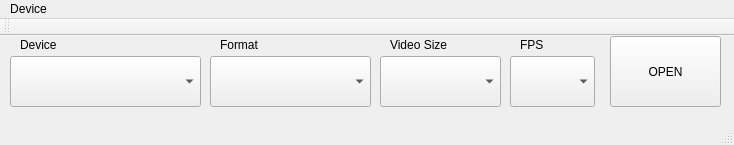
<?xml version="1.0" encoding="UTF-8"?>
<ui version="4.0">
 <class>MainWindow</class>
 <widget class="QMainWindow" name="MainWindow">
  <property name="geometry">
   <rect>
    <x>0</x>
    <y>0</y>
    <width>734</width>
    <height>145</height>
   </rect>
  </property>
  <property name="windowTitle">
   <string>V4L2 Test Bench</string>
  </property>
  <widget class="QWidget" name="centralWidget">
   <widget class="QComboBox" name="comboBox_device">
    <property name="geometry">
     <rect>
      <x>10</x>
      <y>20</y>
      <width>191</width>
      <height>51</height>
     </rect>
    </property>
   </widget>
   <widget class="QComboBox" name="comboBox_format">
    <property name="geometry">
     <rect>
      <x>210</x>
      <y>20</y>
      <width>161</width>
      <height>51</height>
     </rect>
    </property>
   </widget>
   <widget class="QComboBox" name="comboBox_size">
    <property name="geometry">
     <rect>
      <x>380</x>
      <y>20</y>
      <width>121</width>
      <height>51</height>
     </rect>
    </property>
   </widget>
   <widget class="QPushButton" name="pushButton_open">
    <property name="geometry">
     <rect>
      <x>610</x>
      <y>0</y>
      <width>111</width>
      <height>71</height>
     </rect>
    </property>
    <property name="text">
     <string>OPEN</string>
    </property>
   </widget>
   <widget class="QLabel" name="labelDevice">
    <property name="geometry">
     <rect>
      <x>20</x>
      <y>0</y>
      <width>67</width>
      <height>17</height>
     </rect>
    </property>
    <property name="text">
     <string>Device</string>
    </property>
   </widget>
   <widget class="QLabel" name="labelFormat">
    <property name="geometry">
     <rect>
      <x>220</x>
      <y>0</y>
      <width>67</width>
      <height>17</height>
     </rect>
    </property>
    <property name="text">
     <string>Format</string>
    </property>
   </widget>
   <widget class="QLabel" name="labelVideoSize">
    <property name="geometry">
     <rect>
      <x>390</x>
      <y>0</y>
      <width>71</width>
      <height>17</height>
     </rect>
    </property>
    <property name="text">
     <string>Video Size</string>
    </property>
   </widget>
   <widget class="QComboBox" name="comboBox_fps">
    <property name="geometry">
     <rect>
      <x>510</x>
      <y>20</y>
      <width>85</width>
      <height>51</height>
     </rect>
    </property>
   </widget>
   <widget class="QLabel" name="label_fps">
    <property name="geometry">
     <rect>
      <x>520</x>
      <y>0</y>
      <width>67</width>
      <height>17</height>
     </rect>
    </property>
    <property name="text">
     <string>FPS</string>
    </property>
   </widget>
  </widget>
  <widget class="QMenuBar" name="menuBar">
   <property name="geometry">
    <rect>
     <x>0</x>
     <y>0</y>
     <width>734</width>
     <height>25</height>
    </rect>
   </property>
   <widget class="QMenu" name="menuV4L2_Test_Bench">
    <property name="title">
     <string>Device</string>
    </property>
    <addaction name="actionFind_Devices"/>
   </widget>
   <addaction name="menuV4L2_Test_Bench"/>
  </widget>
  <widget class="QToolBar" name="mainToolBar">
   <attribute name="toolBarArea">
    <enum>TopToolBarArea</enum>
   </attribute>
   <attribute name="toolBarBreak">
    <bool>false</bool>
   </attribute>
  </widget>
  <widget class="QStatusBar" name="statusBar"/>
  <action name="actionFind_Devices">
   <property name="text">
    <string>Find Devices</string>
   </property>
  </action>
 </widget>
 <layoutdefault spacing="6" margin="11"/>
 <resources/>
 <connections/>
</ui>
